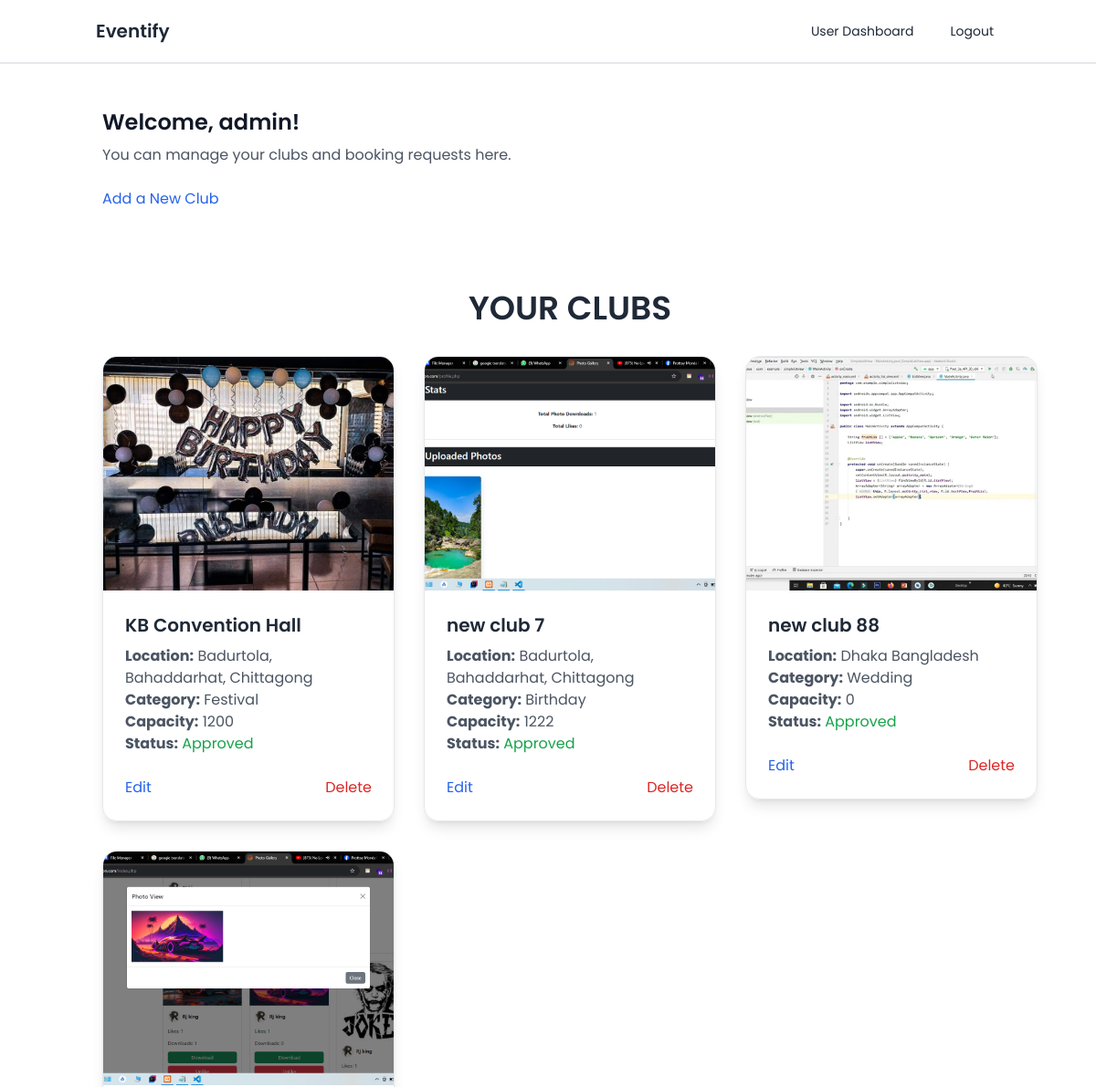
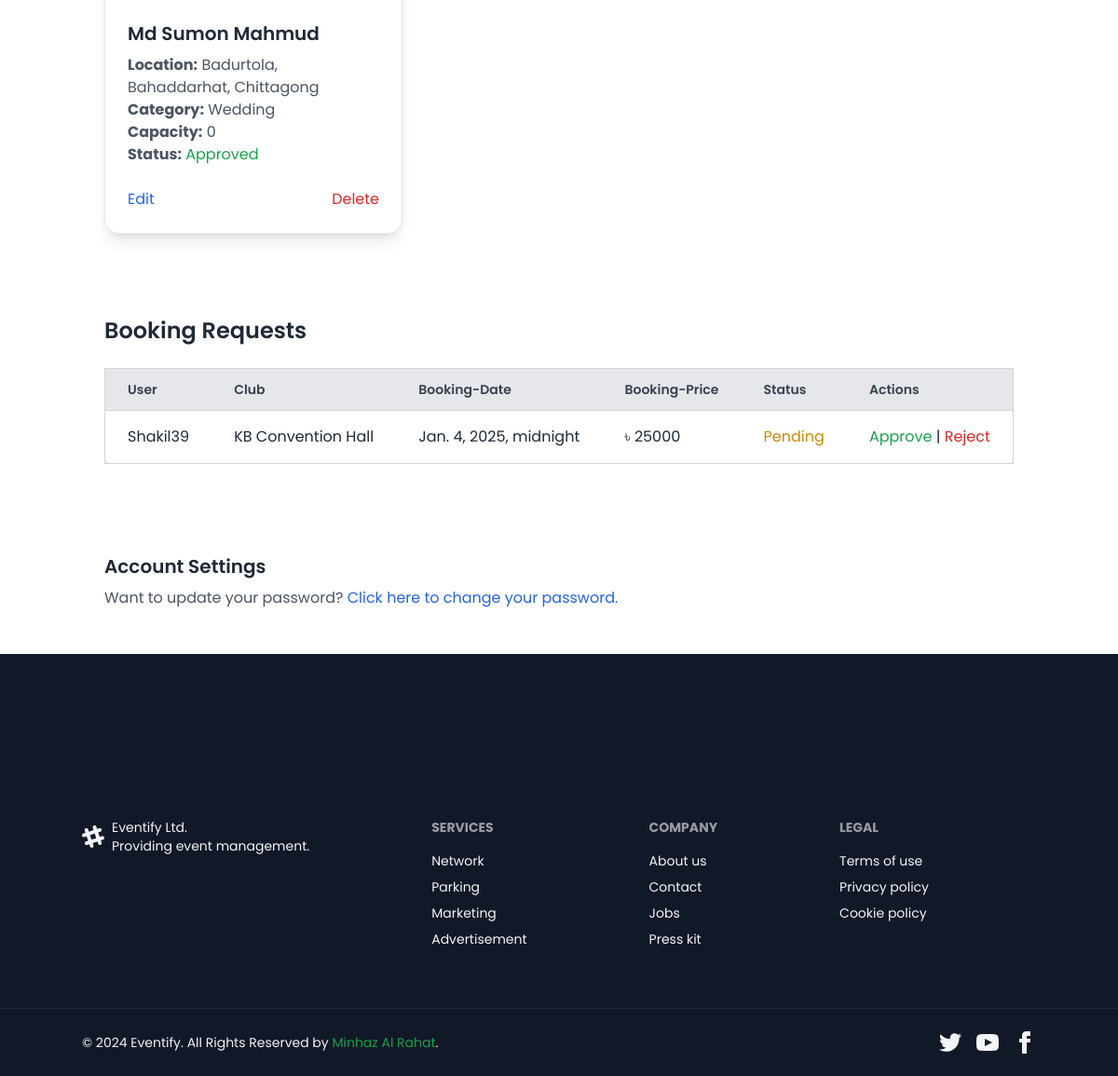
The page /accounts/owner/dashboard/ (signed in) on the database its author committed (2 pictures, top to bottom).
### accounts/models.py (models this page shows)
class CustomUser(AbstractUser):
    ROLE_CHOICES = (
        ('user', 'User'),
        ('owner', 'Owner'),
    )
    role = models.CharField(max_length=10, choices=ROLE_CHOICES, default='user')

### manageEvent/models.py (models this page shows, shortened)
class Club(models.Model):
    STATUS_CHOICES = [
        ('pending', 'Pending'),
        ('approved', 'Approved'),
        ('rejected', 'Rejected'),
    ]
    WIFI_STATUS = [
        ('free', 'free'),
        ('paid', 'paid'),
    ]
    CAR_PARKING_STATUS = [
        ('Available', 'Available'),
        ('unavailable', 'unavailable'),
    ]
    owner = models.ForeignKey(settings.AUTH_USER_MODEL, on_delete=models.CASCADE)
    name = models.CharField(max_length=100)
    category = models.ForeignKey(Category, on_delete=models.CASCADE)
    catering = models.ForeignKey(Catering, on_delete=models.CASCADE)
    location = models.ForeignKey(Location, on_delete=models.CASCADE)
    map_url = models.CharField(max_length=255, blank=True)
    description = models.TextField()
    type = models.CharField(max_length=100, blank=True)
    car_parking = models.CharField(
        max_length=100,
        choices=CAR_PARKING_STATUS,
        default='Available',
    )
    wifi = models.CharField(
        max_length=100,
        choices=WIFI_STATUS,
        default='free',
    )
    status = models.CharField(
        max_length=20,
        choices=STATUS_CHOICES,
        default='pending',
    )
    features = models.TextField()
    capacity = models.IntegerField(default=0)
    image = models.ImageField(upload_to='venue_images/')
    price_per_day = models.IntegerField(default=0)
    old_price_per_day = models.IntegerField(default=0)
    created_at = models.DateTimeField(auto_now_add=True)

class Location(models.Model):
    name = models.CharField(max_length=100)

class Category(models.Model):
    name = models.CharField(max_length=100)

class Booking(models.Model):
    STATUS_CHOICES = [
        ('pending', 'Pending'),
        ('approved', 'Approved'),
        ('rejected', 'Rejected'),
    ]
    user = models.ForeignKey(settings.AUTH_USER_MODEL, on_delete=models.CASCADE)
    club = models.ForeignKey(Club, on_delete=models.CASCADE, related_name='bookings')
    booking_date = models.DateTimeField()
    hours = models.IntegerField()
    total_price = models.DecimalField(max_digits=10, decimal_places=2)
    payment_status = models.BooleanField(default=False)
    status = models.CharField(max_length=10, choices=STATUS_CHOICES, default='pending')

### accounts/views.py (the view)
# urls.py: path('owner/dashboard/', views.owner_dashboard, name='owner_dashboard'),
@login_required
def owner_dashboard(request):
    clubs = Club.objects.filter(owner=request.user)
    bookings = Booking.objects.filter(club__owner=request.user)
    return render(request, 'accounts/owner_dashboard.html', {
        'clubs': clubs,
        'bookings': bookings,
    })

### templates/accounts/owner_dashboard.html (shortened to what this page needs)
{% extends "base.html" %}
{% block content %}
<div class="container mx-auto p-6">
    <br>
    <div class="mb-6">
        <h2 class="text-2xl font-semibold text-gray-900">Welcome, {{ user.username }}!</h2>
        <p class="mt-2 text-gray-600">You can manage your clubs and booking requests here.</p>
    </div>
    <div class="mb-6">
        <a href="{% url 'create_club' %}" class="text-blue-600 hover:underline">Add a New Club</a>
    </div>
<div class="YourClubs container py-16">
    <h1 class="flex justify-center text-4xl font-semibold mb-8">YOUR CLUBS</h1>
    {% if clubs %}
    <ul class="club-list grid gap-8 md:grid-cols-2 lg:grid-cols-3">
      {% for club in clubs %}
      <li>
        <div
          class="club-card relative rounded-2xl shadow-lg overflow-hidden transition-shadow duration-300 hover:shadow-xl border"
        >
          <figure class="card-banner relative">
            <img
              src="{{ club.image.url }}"
              alt="{{ club.name }}"
              loading="lazy"
              class="w-full h-64 object-cover"
            />
          </figure>
          <div class="card-content p-6">
            <div class="min-h-24">
              <h3 class="text-xl font-semibold mb-2">
                <a
                  href="{% url 'edit_club' club.id %}"
                  class="card-title transition-colors duration-300 hover:text-blue-600"
                >
                  {{ club.name }}
                </a>
              </h3>
              <p class="text-gray-600"><b>Location:</b> {{ club.location.name }}</p>
              <p class="text-gray-600"><b>Category:</b> {{ club.category.name }}</p>
              <p class="text-gray-600"><b>Capacity:</b> {{ club.capacity }}</p>
              <p class="text-gray-600"><b>Status:</b>
                {% if club.status == 'pending' %}
                <span class="text-yellow-600">Pending</span>
                {% else %}
                <span class="text-green-600">Approved</span>
                {% endif %}
              </p>
            </div>
            <div
              class="card-actions flex flex-wrap justify-between items-center gap-4 mt-6"
            >
              <a
                href="{% url 'edit_club' club.id %}"
                class="text-blue-600 hover:underline"
                >Edit</a
              >
              <a
                href="{% url 'delete_club' club.id %}"
                class="text-red-600 hover:underline"
                >Delete</a
              >
            </div>
          </div>
        </div>
      </li>
      {% endfor %}
    </ul>
    {% else %}
    <div class="text-center py-8">
      <p class="text-lg text-gray-500">You have not added any clubs yet.</p>
    </div>
    {% endif %}
  </div>
     <br>
    <div class="mb-6">
        <h3 class="text-2xl font-semibold text-gray-800">Booking Requests</h3>
        <br>
        {% if bookings %}
            <div class="overflow-x-auto">
                <table class="min-w-full bg-white border border-gray-300 shadow-md rounded-lg">
                    <thead>
                        <tr class="bg-gray-200 text-gray-700">
                            <th class="px-6 py-3 text-left text-sm font-semibold">User</th>
                            <th class="px-6 py-3 text-left text-sm font-semibold">Club</th>
                            <th class="px-6 py-3 text-left text-sm font-semibold">Booking-Date</th>
                            <th class="px-6 py-3 text-left text-sm font-semibold">Booking-Price</th>
                            <th class="px-6 py-3 text-left text-sm font-semibold">Status</th>
                            <th class="px-6 py-3 text-left text-sm font-semibold">Actions</th>
                        </tr>
                    </thead>
                    <tbody>
                        {% for booking in bookings %}
                        {% if booking.status != 'rejected' %}
                            <tr class="border-t border-gray-300">
                                <td class="px-6 py-4 text-gray-800">{{ booking.user.username }}</td>
                                <td class="px-6 py-4 text-gray-800">{{ booking.club.name }}</td>
                                <td class="px-6 py-4 text-gray-800">{{ booking.booking_date }}</td>
                                <td class="px-6 py-4 text-gray-800">৳ {{ booking.club.price_per_day }}</td>
                                <td class="px-6 py-4">
                                    {% if booking.status == 'approved' %}
                                        <span class="text-green-600">Approved</span>
                                    {% else %}
                                        <span class="text-yellow-600">Pending</span>
                                    {% endif %}
                                </td>
                                <td class="px-6 py-4">
                                    <a href="{% url 'approve_booking' booking.id %}" class="text-green-600 hover:underline">Approve</a> |
                                    <a href="{% url 'reject_booking' booking.id %}" class="text-red-600 hover:underline">Reject</a>
                                </td>
                            </tr>
                        {% endif %}
                    {% endfor %}
                    </tbody>
                </table>
            </div>
        {% else %}
            <p>No booking requests at the moment.</p>
        {% endif %}
    </div>
       <div class="mt-6">
        <h3 class="text-xl font-semibold text-gray-800">Account Settings</h3>
        <p class="mt-2 text-gray-600">Want to update your password? <a href="{% url 'update_password' %}" class="text-blue-600 hover:underline">Click here to change your password.</a></p>
    </div>
</div>
{% endblock %}

### rows shown on the page
CustomUser: username "admin"
Club: image (picture), name "KB Convention Hall", location.name "Badurtola, Bahaddarhat, Chittagong", category.name "Festival", capacity "1200", status "Approved"
Club: image (picture), name "new club 7", location.name "Badurtola, Bahaddarhat, Chittagong", category.name "Birthday", capacity "1222", status "Approved"
Club: image (picture), name "new club 88", location.name "Dhaka Bangladesh", category.name "Wedding", capacity "0", status "Approved"
Club: image (picture), name "Md Sumon Mahmud", location.name "Badurtola, Bahaddarhat, Chittagong", category.name "Wedding", capacity "0", status "Approved"
Booking: user.username "Shakil39", club.name "KB Convention Hall", booking_date "Jan. 4, 2025, midnight", club.price_per_day "25000", status "Pending"
